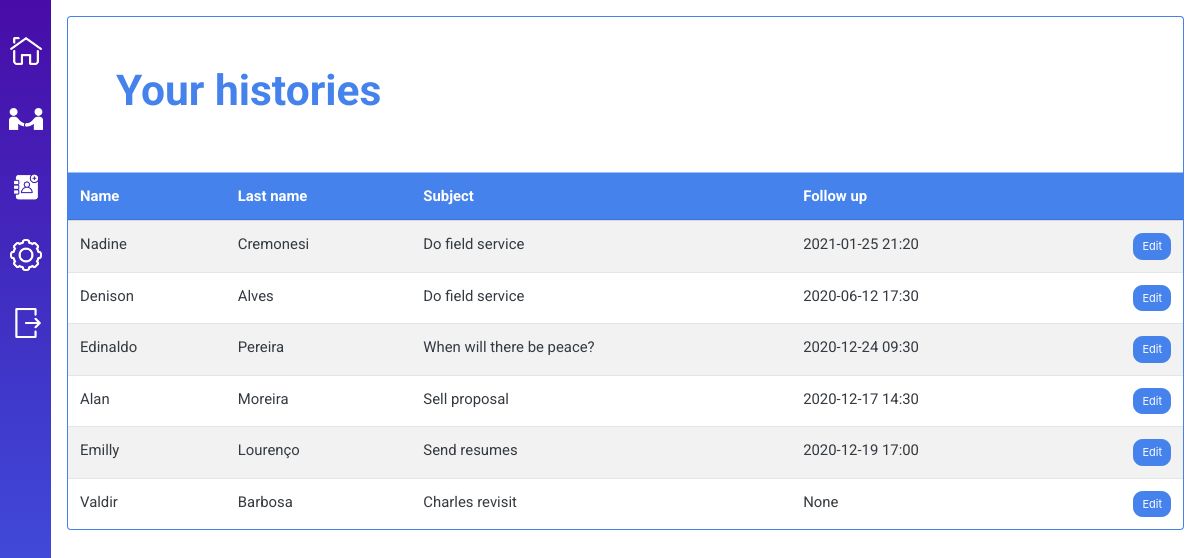
Screenshot of /historys (signed in) with the database file from the repository.
### tables this page shows
CREATE TABLE historys (
	'history_id' INTEGER PRIMARY KEY AUTOINCREMENT NOT NULL,
	'subject' TEXT NOT NULL,
	'followup_datetime' TEXT,
	'user_id' INTEGER NOT NULL,
	'contact_id' INTEGER NOT NULL,
	FOREIGN KEY(user_id) REFERENCES users(user_id),
	FOREIGN KEY(contact_id) REFERENCES contacts(contact_id)
);

CREATE TABLE contacts (
	'contact_id' INTEGER PRIMARY KEY AUTOINCREMENT NOT NULL,
	'name' TEXT NOT NULL,
	'lastname' TEXT,
	'phone' INTEGER,
	'user_id' INTEGER NOT NULL,
	FOREIGN KEY(user_id) REFERENCES users(user_id)
);

### application.py (the view)
@app.route("/historys", methods=["GET", "POST"])
@login_required
def historys():
    check = db.session.query(Historys.history_id, Historys.contact_id).filter_by(user_id=session["user_id"]).first()
    if not check:
        return render_template("historys.html")
    query = db.session.query(Historys.history_id, Historys.contact_id, Contacts.name, Contacts.lastname, Historys.subject, Historys.followup_datetime).join(Historys).filter_by(user_id=session["user_id"])
    if request.method == "POST":
        session["history"] = request.get_json()
    return render_template("historys.html", tabledata=query)

### application.py (called while the page is built)
@app.after_request
def after_request(response):
    response.headers["Cache-Control"] = "no-cache, no-store, must-revalidate"
    response.headers["Expires"] = 0
    response.headers["Pragma"] = "no-cache"
    return response

### utilities.py (called while the page is built)
def login_required(f):
    @wraps(f)
    def decorated_function(*args, **kwargs):
        if session.get("user_id") is None:
            flash("You must login first!", "warning") # Give user feedback
            return redirect("/")
        return f(*args, **kwargs)
    return decorated_function

### templates/historys.html (shortened to what this page needs)
{% extends "dashboard.html" %}
{% block dashboard %}
    <div class="border border-primary border-bottom-0 rounded-top p-5">
        <h1 class="text-primary">Your histories</h1>
    </div>
    <div class="table-wrapper border border-primary rounded-bottom border-top-0">
        <table class="table table-striped mb-0">
            <thead class="table-primary">
                <tr>
                    <th class="d-none">histID</th><th class="d-none">contID</th><th>Name</th><th>Last name</th><th>Subject</th><th>Follow up</th><th></th>
                </tr>
            </thead>
            <tbody>
                {% if tabledata %}
                    {% for item in tabledata %}
                        <tr>
                            <td>{{ item[2] }}</td>
                            <td>{{ item[3] }}</td>
                            <td>{{ item[4] }}</td>
                            {% if item[5] %}
                                <td>{{ item[5] }}</td>
                            {% else %}
                                <td>None</td>
                            {% endif %}
                            <td><button class="btn btn-primary btn-sm float-right">Edit</button></td>
                        </tr>
                    {% endfor %}
                {% else %}
                    <td colspan="5" class="text-center">You have no historys. Start by adding <a href="/contacts">one!</a></td>
                {% endif %}
            </tbody>
        </table>
    </div>
{% endblock %}

### static/css/styles.css (style rules this page uses)
body, p { font-family: 'Roboto', 'Lato', sans-serif; }
.table-wrapper { overflow-x: auto; }

### rows the page displays
historys: name "Nadine", lastname "Cremonesi", subject "Do field service", followup_datetime "2021-01-25 21:20"
historys: name "Denison", lastname "Alves", subject "Do field service", followup_datetime "2020-06-12 17:30"
historys: name "Edinaldo", lastname "Pereira", subject "When will there be peace?", followup_datetime "2020-12-24 09:30"
historys: name "Alan", lastname "Moreira", subject "Sell proposal", followup_datetime "2020-12-17 14:30"
historys: name "Emilly", lastname "Lourenço", subject "Send resumes", followup_datetime "2020-12-19 17:00"
historys: name "Valdir", lastname "Barbosa", subject "Charles revisit", shows "None"
